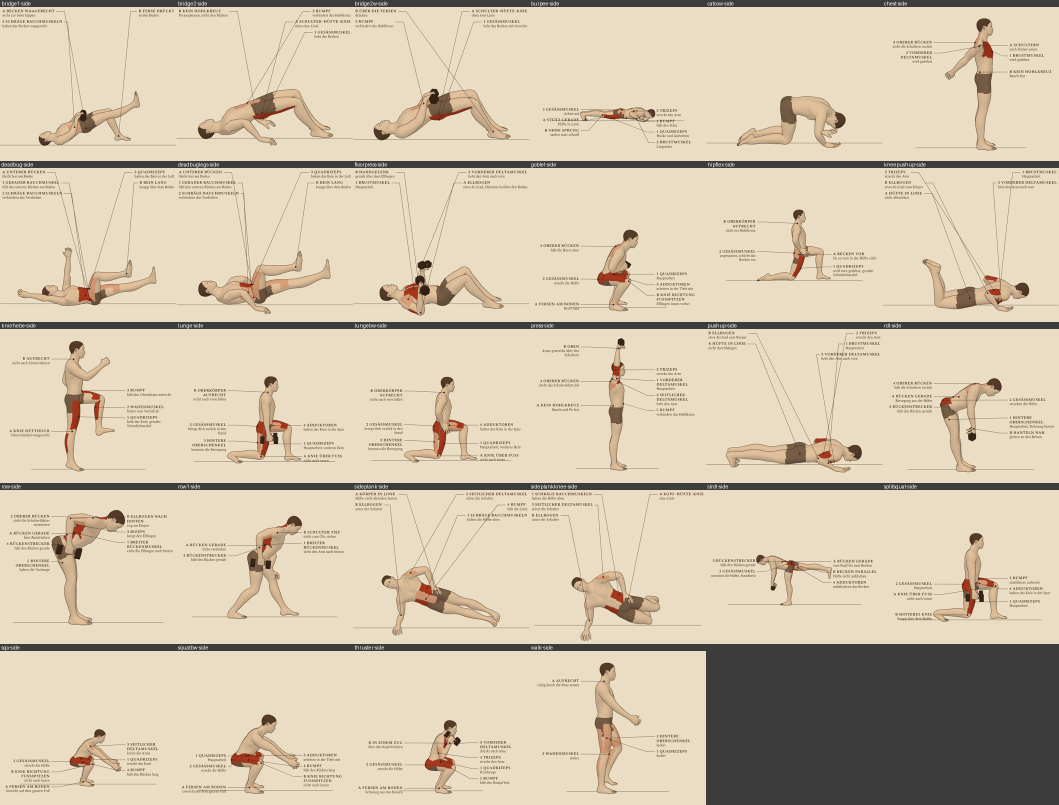
#> input picture test/screens/figuren/mann-side.png, 2118 x 1610 px (shown at 1/2 size)
$ python sheet.py screens/figuren/mann-side.png screens/figuren/mann-side.png screens/figuren/mann-side.png 5
#> lines starting #> are read from the running program, lines starting #| are printed output that depends on the picture
# Kontaktbogen aus den Standbildern von test/figuren.cjs.
# Aufruf: python test/sheet.py <ordner> "<muster>" <ausgabe.png> <spalten>
#   z. B.  python test/sheet.py out "man-*-side.png" test/screens/figuren/mann-side.png 6
import sys, os, glob
from PIL import Image, ImageDraw

d, pat, out, cols = sys.argv[1], sys.argv[2], sys.argv[3], int(sys.argv[4])
fs = sorted(glob.glob(os.path.join(d, pat)))
ims = [Image.open(f).convert('RGB') for f in fs]
#> ims = 1 item
w, h = ims[0].size
#> w = 2118; h = 1610
w2, h2 = w // 2, h // 2
#> w2 = 1059; h2 = 805
rows = (len(ims) + cols - 1) // cols
#> rows = 1
S = Image.new('RGB', (cols * w2, rows * (h2 + 14)), (60, 60, 60))
#> S: PIL image 5295x819 RGB; every value is 60
dr = ImageDraw.Draw(S)
for i, (f, im) in enumerate(zip(fs, ims)):
    x, y = (i % cols) * w2, (i // cols) * (h2 + 14)
    S.paste(im.resize((w2, h2)), (x, y + 14))
    name = os.path.basename(f)[:-4]
    dr.text((x + 3, y + 1), name.split('-', 1)[1], fill=(255, 255, 255))
#> this loop made 1 pass
#> (x, y) on pass 1: (0, 0)
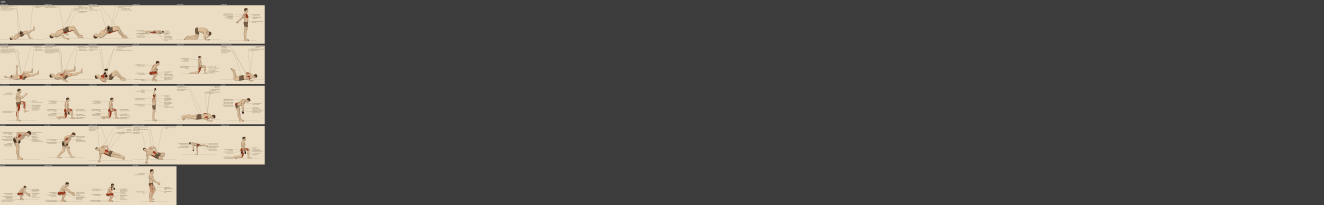
#> S: PIL image 5295x819 RGB (shown at 1/4 size); mean R, G, B 89.6, 86.9, 82.3
S.save(out)
print(out, len(fs))

$ run again, with test/screens/figuren/frau-back.png copied over test/screens/figuren/mann-side.png
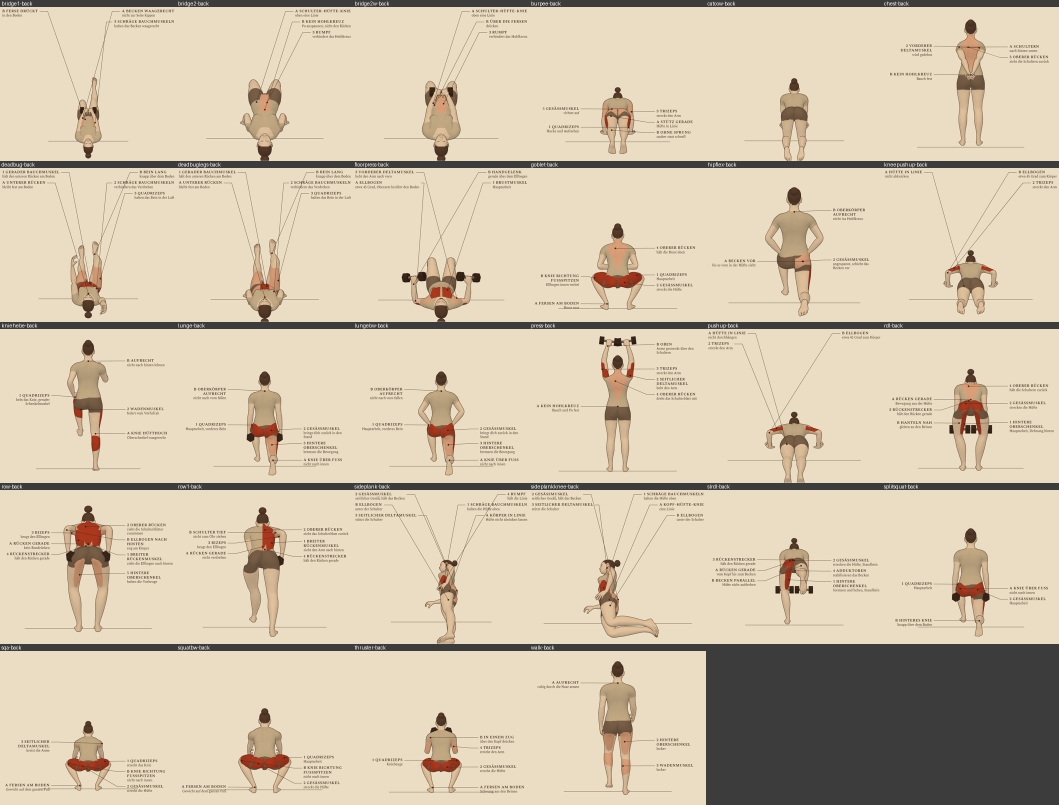
#> input picture test/screens/figuren/frau-back.png, 2118 x 1610 px (shown at 1/2 size)
#> ims = 1 item
#> rows = 1
#> the loop `for i, (f, im) in enumerate(zip(fs, ims)):` made 1 pass
#> (x, y) on pass 1: (0, 0)
#> after the loop `for i, (f, im) in enumerate(zip(fs, ims)):`:
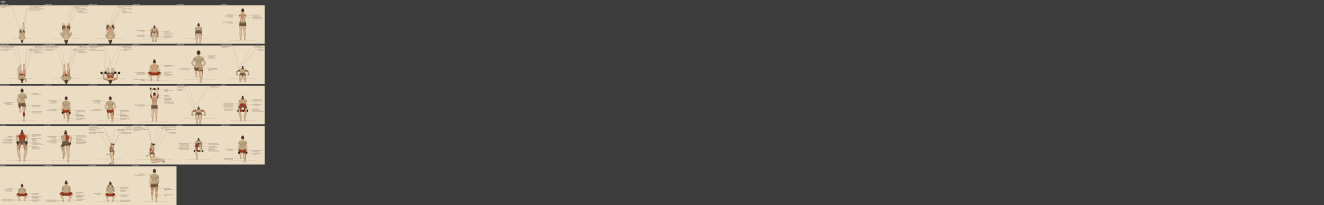
#> S: PIL image 5295x819 RGB (shown at 1/4 size); mean R, G, B 89.5, 86.8, 82.2
